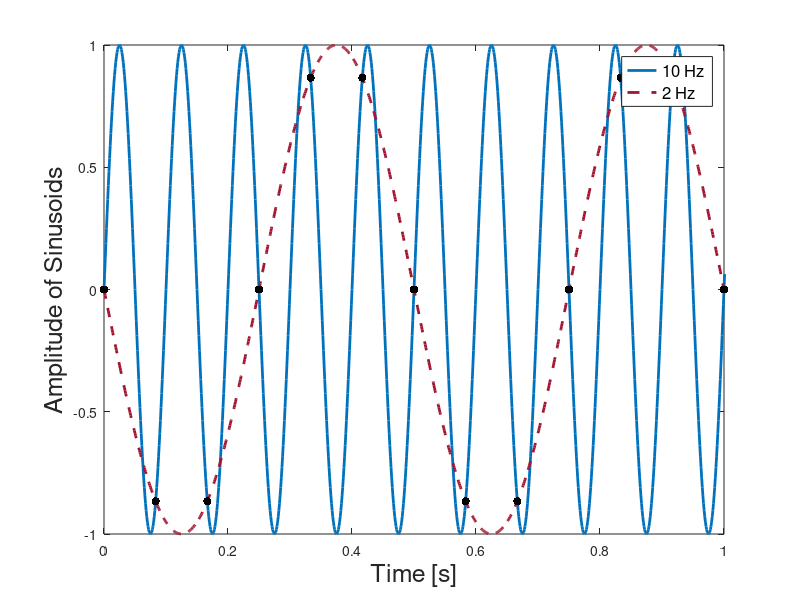

Write the MATLAB code that produced this figure. (Note: this script raises an error after producing the figure.)
t = 0:0.001:10 ;
t1 = 0:1/12:1 ;
w1 = 2*pi*10 ;
w2 = 2*pi*2 ;
y = sin(w1* t) ;
y1 = sin(w1*t1) ;
y2 = -sin(w2*t) ;
plot(t,y,'LineWidth',2,'Color',[0 0.4470 0.7410]);
hold on
plot(t,y2,'--','LineWidth',2,'Color',[0.6350 0.0780 0.1840])
hold on
scatter(t1,y1,'k','filled')
xlim([0 1])
%title('Demonstration of Aliasing','FontSize',18)
xlabel('Time [s]','FontSize',18)
ylabel('Amplitude of Sinusoids','FontSize',18)
legend('10 Hz','2 Hz','FontSize',12)
ax = gca;
ax.FontSize = 16; 

%The 10 Hz frequency is aliased to 2 Hz when you sample at 12 Hz 